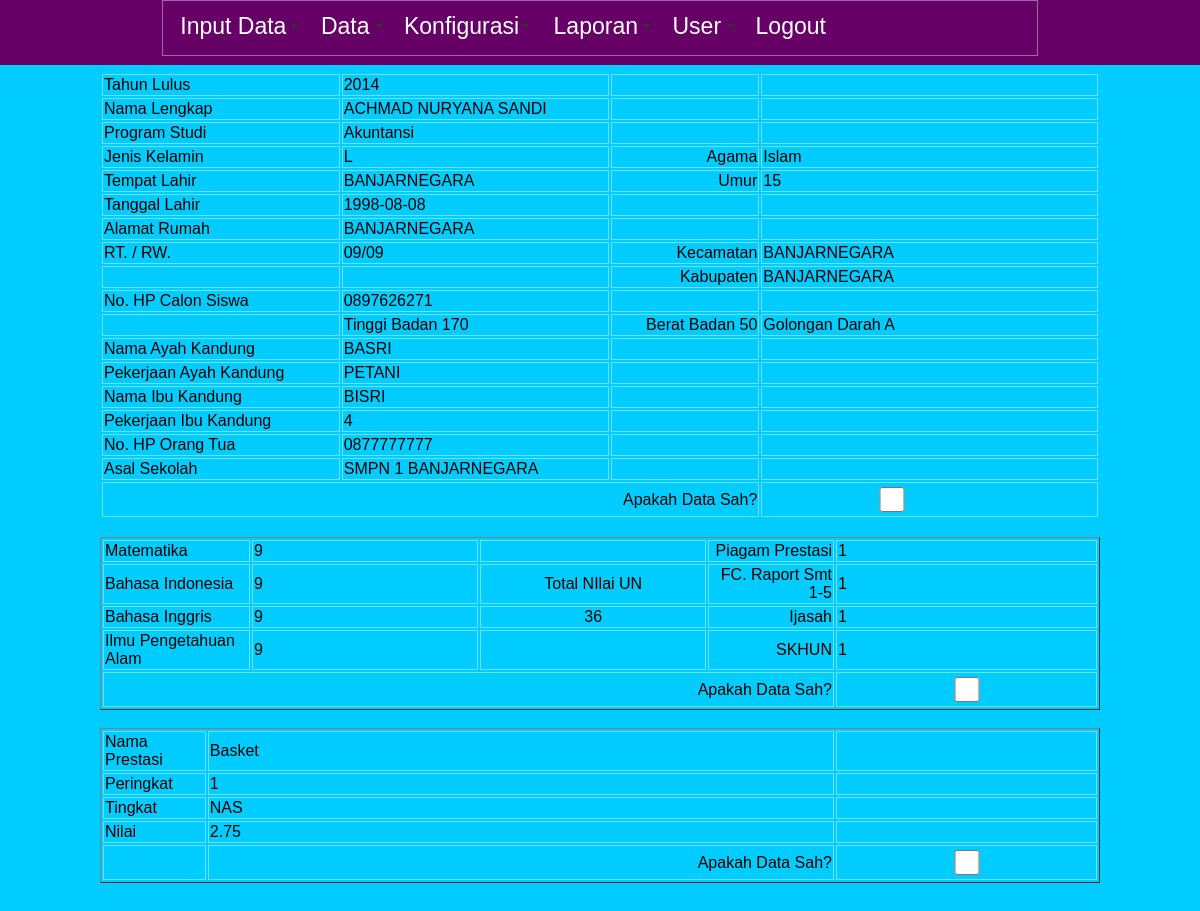
Page /panel/pengesahan_data.php?id_ppdb=17 (signed in) on the committed database.
### tables this page shows
CREATE TABLE IF NOT EXISTS `ppdb_biodata` (
  `id_ppdb` bigint(20) NOT NULL AUTO_INCREMENT,
  `nomor_pendaftaran` varchar(100) NOT NULL,
  `nama_lengkap` varchar(255) NOT NULL,
  `jenis_kelamin` varchar(2) NOT NULL,
  `id_agama` int(2) NOT NULL,
  `tempat_lahir` varchar(255) NOT NULL,
  `tanggal_lahir` date NOT NULL,
  `umur` int(3) NOT NULL,
  `alamat_rumah` varchar(500) NOT NULL,
  `rt_rw` varchar(10) NOT NULL,
  `kecamatan` varchar(100) NOT NULL,
  `kabupaten` varchar(100) NOT NULL,
  `kode_pos` int(10) NOT NULL,
  `no_hp_calon_siswa` varchar(20) NOT NULL,
  `tinggi_badan` int(4) NOT NULL,
  `berat_badan` int(4) NOT NULL,
  `golongan_darah` varchar(3) NOT NULL,
  `nama_ayah_kandung` varchar(100) NOT NULL,
  `id_pekerjaan_ayah` int(10) NOT NULL,
  `nama_ibu_kandung` varchar(100) NOT NULL,
  `id_pekerjaan_ibu` int(10) NOT NULL,
  `no_hp_orang_tua` varchar(20) NOT NULL,
  `asal_sekolah` varchar(255) NOT NULL,
  `tahun_lulus` year(4) NOT NULL,
  `piagam_prestasi` tinyint(1) NOT NULL DEFAULT '0',
  `fc_raport` tinyint(1) NOT NULL DEFAULT '0',
  `ijasah` tinyint(1) NOT NULL DEFAULT '0',
  `skhun` tinyint(1) NOT NULL DEFAULT '0',
  `id_program_studi` int(10) NOT NULL,
  `tempat_daftar` varchar(100) NOT NULL,
  `tanggal_daftar` date NOT NULL,
  `mengetahui` varchar(255) NOT NULL,
  `jalur` varchar(25) NOT NULL,
  `status_hapus` int(2) NOT NULL DEFAULT '0',
  `status_sah` int(2) NOT NULL DEFAULT '0',
  `status_terima` int(2) NOT NULL DEFAULT '0',
  `foto` varchar(200) NOT NULL DEFAULT 'default.jpg',
  `id_petugas` int(10) NOT NULL,
  PRIMARY KEY (`id_ppdb`)
);

CREATE TABLE IF NOT EXISTS `ext_program_studi` (
  `id_program_studi` int(10) NOT NULL AUTO_INCREMENT,
  `no_studi` int(3) NOT NULL,
  `nama_studi` varchar(100) NOT NULL,
  `alias_studi` varchar(10) NOT NULL,
  `jumlah_kelas` int(3) NOT NULL,
  `jumlah_siswa` int(100) NOT NULL,
  `status` int(2) NOT NULL DEFAULT '1',
  PRIMARY KEY (`id_program_studi`)
);

CREATE TABLE IF NOT EXISTS `ext_agama` (
  `id_agama` int(10) NOT NULL AUTO_INCREMENT,
  `nama` varchar(50) NOT NULL,
  `status` int(2) NOT NULL DEFAULT '1',
  PRIMARY KEY (`id_agama`)
);

CREATE TABLE IF NOT EXISTS `ext_pekerjaan_ortu` (
  `id_pekerjaan_ortu` int(10) NOT NULL AUTO_INCREMENT,
  `tipe_pekerjaan` int(2) NOT NULL DEFAULT '1',
  `nama_pekerjaan` varchar(50) NOT NULL,
  `status` int(2) NOT NULL DEFAULT '1',
  PRIMARY KEY (`id_pekerjaan_ortu`)
);

CREATE TABLE IF NOT EXISTS `ppdb_nilai` (
  `id_ppdb_nilai` int(10) NOT NULL AUTO_INCREMENT,
  `id_ppdb` int(10) NOT NULL,
  `mapel_matematika` double NOT NULL,
  `mapel_bindonesia` double NOT NULL,
  `mapel_binggris` double NOT NULL,
  `mapel_ilmupengetahuanalam` double NOT NULL,
  `total_nilai` double NOT NULL,
  `sah` int(2) NOT NULL DEFAULT '0',
  `status` tinyint(1) NOT NULL DEFAULT '0',
  PRIMARY KEY (`id_ppdb_nilai`)
);

CREATE TABLE IF NOT EXISTS `ppdb_prestasi` (
  `id_prestasi` int(10) NOT NULL AUTO_INCREMENT,
  `id_ppdb` int(10) NOT NULL,
  `nama_prestasi` varchar(200) NOT NULL,
  `peringkat_juara` int(5) NOT NULL,
  `tingkat_prestasi` varchar(200) NOT NULL,
  `nilai_prestasi` double NOT NULL,
  `sah` tinyint(1) NOT NULL DEFAULT '0',
  PRIMARY KEY (`id_prestasi`)
);

### panel/pengesahan_data.php (the view, shortened to what this page needs)
<?php require_once('../Connections/connect.php'); ?>
<?php include('auth.php'); ?>
<?php
if (!function_exists("GetSQLValueString")) {
function GetSQLValueString($theValue, $theType, $theDefinedValue = "", $theNotDefinedValue = "")
{
  $theValue = function_exists("mysql_real_escape_string") ? mysql_real_escape_string($theValue) : mysql_escape_string($theValue);
  switch ($theType) {
    case "long":
    case "int":
      $theValue = ($theValue != "") ? intval($theValue) : "NULL";
      break;
  }
  return $theValue;
}
}
$ambil_idppdb_ppdb_all = "-1";
if (isset($_GET['id_ppdb'])) {
  $ambil_idppdb_ppdb_all = $_GET['id_ppdb'];
}
$query_ppdb_all = sprintf("SELECT * FROM ppdb_biodata, ext_agama, ext_pekerjaan_ortu, ext_program_studi WHERE  ext_agama.id_agama = ppdb_biodata.id_agama AND  ext_pekerjaan_ortu.id_pekerjaan_ortu = ppdb_biodata.id_pekerjaan_ayah AND  ext_program_studi.id_program_studi = ppdb_biodata.id_program_studi AND ppdb_biodata.id_ppdb = %s", GetSQLValueString($ambil_idppdb_ppdb_all, "int"));
$ppdb_all = mysql_query($query_ppdb_all, $connect) or die(mysql_error());
$row_ppdb_all = mysql_fetch_assoc($ppdb_all);
$ambil_idppdb_ppdb_nilai = "-1";
if (isset($_GET['id_ppdb'])) {
  $ambil_idppdb_ppdb_nilai = $_GET['id_ppdb'];
}
$query_ppdb_nilai = sprintf("SELECT * FROM `ppdb_nilai` WHERE `id_ppdb` = %s", GetSQLValueString($ambil_idppdb_ppdb_nilai, "int"));
$ppdb_nilai = mysql_query($query_ppdb_nilai, $connect) or die(mysql_error());
$row_ppdb_nilai = mysql_fetch_assoc($ppdb_nilai);
$ambil_idppdb_ppdb_prestasi = "-1";
if (isset($_GET['id_ppdb'])) {
  $ambil_idppdb_ppdb_prestasi = $_GET['id_ppdb'];
}
$query_ppdb_prestasi = sprintf("SELECT * FROM `ppdb_prestasi` WHERE `id_ppdb` = %s", GetSQLValueString($ambil_idppdb_ppdb_prestasi, "int"));
$ppdb_prestasi = mysql_query($query_ppdb_prestasi, $connect) or die(mysql_error());
$row_ppdb_prestasi = mysql_fetch_assoc($ppdb_prestasi);
?>
<!DOCTYPE html PUBLIC "-//W3C//DTD XHTML 1.0 Transitional//EN" "http://www.w3.org/TR/xhtml1/DTD/xhtml1-transitional.dtd">
<html xmlns="http://www.w3.org/1999/xhtml">
<head>
<link href="../css/style.css" rel="stylesheet" type="text/css" />
</head>
<body>
<div id="nav">
    <table width="73%" border="0" cellspacing="0" cellpadding="0" align="center">
  <tr>
    <td><?php include('../inc/header.php') ?></td>
  </tr>
</table>
</div>
<br />
<br />
<br />
<br />
<table width="1000" border="0" align="center">
  <tr>
    <td>Tahun Lulus</td>
    <td><?php echo $row_ppdb_all['tahun_lulus']; ?></td>
    <td align="right">&nbsp;</td>
    <td>&nbsp;</td>
  </tr>
  <tr>
    <td>Nama Lengkap</td>
    <td><?php echo $row_ppdb_all['nama_lengkap']; ?></td>
    <td align="right">&nbsp;</td>
    <td>&nbsp;</td>
  </tr>
  <tr>
    <td>Program Studi</td>
    <td><?php echo $row_ppdb_all['nama_studi']; ?></td>
    <td align="right">&nbsp;</td>
    <td>&nbsp;</td>
  </tr>
  <tr>
    <td>Jenis Kelamin</td>
    <td><?php echo $row_ppdb_all['jenis_kelamin']; ?></td>
    <td align="right">Agama</td>
    <td><?php echo $row_ppdb_all['nama']; ?></td>
  </tr>
  <tr>
    <td>Tempat Lahir</td>
    <td><?php echo $row_ppdb_all['tempat_lahir']; ?></td>
    <td align="right">Umur</td>
    <td><?php echo $row_ppdb_all['umur']; ?></td>
  </tr>
  <tr>
    <td>Tanggal Lahir</td>
    <td><?php echo $row_ppdb_all['tanggal_lahir']; ?></td>
    <td align="right">&nbsp;</td>
    <td>&nbsp;</td>
  </tr>
  <tr>
    <td>Alamat Rumah</td>
    <td><?php echo $row_ppdb_all['alamat_rumah']; ?></td>
    <td align="right">&nbsp;</td>
    <td>&nbsp;</td>
  </tr>
  <tr>
    <td>RT. / RW.</td>
    <td><?php echo $row_ppdb_all['rt_rw']; ?></td>
    <td align="right">Kecamatan</td>
    <td><?php echo $row_ppdb_all['kecamatan']; ?></td>
  </tr>
  <tr>
    <td>&nbsp;</td>
    <td>&nbsp;</td>
    <td align="right">Kabupaten</td>
    <td><?php echo $row_ppdb_all['kabupaten']; ?></td>
  </tr>
  <tr>
    <td>No. HP Calon Siswa</td>
    <td><?php echo $row_ppdb_all['no_hp_calon_siswa']; ?></td>
    <td align="right">&nbsp;</td>
    <td>&nbsp;</td>
  </tr>
  <tr>
    <td>&nbsp;</td>
    <td>Tinggi Badan <?php echo $row_ppdb_all['tinggi_badan']; ?></td>
    <td align="right">Berat Badan <?php echo $row_ppdb_all['berat_badan']; ?></td>
    <td>Golongan Darah <?php echo $row_ppdb_all['golongan_darah']; ?></td>
  </tr>
  <tr>
    <td>Nama Ayah Kandung</td>
    <td><?php echo $row_ppdb_all['nama_ayah_kandung']; ?></td>
    <td align="right">&nbsp;</td>
    <td>&nbsp;</td>
  </tr>
  <tr>
    <td>Pekerjaan Ayah Kandung</td>
    <td><?php echo $row_ppdb_all['nama_pekerjaan']; ?></td>
    <td align="right">&nbsp;</td>
    <td>&nbsp;</td>
  </tr>
  <tr>
    <td>Nama Ibu Kandung</td>
    <td><?php echo $row_ppdb_all['nama_ibu_kandung']; ?></td>
    <td align="right">&nbsp;</td>
    <td>&nbsp;</td>
  </tr>
  <tr>
    <td>Pekerjaan Ibu Kandung</td>
    <td><?php echo $row_ppdb_all['id_pekerjaan_ibu']; ?></td>
    <td align="right">&nbsp;</td>
    <td>&nbsp;</td>
  </tr>
  <tr>
    <td>No. HP Orang Tua</td>
    <td><?php echo $row_ppdb_all['no_hp_orang_tua']; ?></td>
    <td align="right">&nbsp;</td>
    <td>&nbsp;</td>
  </tr>
  <tr>
    <td>Asal Sekolah</td>
    <td><?php echo $row_ppdb_all['asal_sekolah']; ?></td>
    <td align="right">&nbsp;</td>
    <td>&nbsp;</td>
  </tr>
  <tr>
    <td colspan="3" align="right">Apakah Data Sah?</td>
    <td><input name="sah_biodata" type="checkbox" id="sah_biodata" value="1" />
    <label for="sah_biodata"></label></td>
  </tr>
</table>
<br/>
<table width="1000" border="1" align="center">
  <tr>
    <td width="150">Matematika</td>
    <td width="253"><?php echo $row_ppdb_nilai['mapel_matematika']; ?></td>
    <td width="249" align="center">&nbsp;</td>
    <td width="131" align="right">Piagam Prestasi</td>
    <td width="183"><?php echo $row_ppdb_all['piagam_prestasi']; ?></td>
  </tr>
  <tr>
    <td>Bahasa Indonesia</td>
    <td><?php echo $row_ppdb_nilai['mapel_bindonesia']; ?></td>
    <td align="center">Total NIlai UN</td>
    <td align="right">FC. Raport Smt 1-5</td>
    <td><?php echo $row_ppdb_all['fc_raport']; ?></td>
  </tr>
  <tr>
    <td>Bahasa Inggris</td>
    <td><?php echo $row_ppdb_nilai['mapel_binggris']; ?></td>
    <td align="center"><?php echo $row_ppdb_nilai['total_nilai']; ?></td>
    <td align="right">Ijasah</td>
    <td><?php echo $row_ppdb_all['ijasah']; ?></td>
  </tr>
  <tr>
    <td>Ilmu Pengetahuan Alam</td>
    <td><?php echo $row_ppdb_nilai['mapel_ilmupengetahuanalam']; ?></td>
    <td align="center">&nbsp;</td>
    <td align="right">SKHUN</td>
    <td><?php echo $row_ppdb_all['skhun']; ?></td>
  </tr>
  <tr>
    <td colspan="4" align="right">Apakah Data Sah?</td>
    <td><input name="sah_nilai" type="checkbox" id="sah_nilai" value="1" />
    <label for="sah_nilai"></label></td>
  </tr>
</table>
<br/>
<table width="1000" border="1" align="center">
  <tr>
    <td width="107">Nama Prestasi</td>
    <td width="771"><?php echo $row_ppdb_prestasi['nama_prestasi']; ?></td>
    <td width="100" align="left">&nbsp;</td>
  </tr>
  <tr>
    <td>Peringkat </td>
    <td><?php echo $row_ppdb_prestasi['peringkat_juara']; ?></td>
    <td align="left">&nbsp;</td>
  </tr>
  <tr>
    <td>Tingkat</td>
    <td><?php echo $row_ppdb_prestasi['tingkat_prestasi']; ?></td>
    <td align="left">&nbsp;</td>
  </tr>
  <tr>
    <td>Nilai</td>
    <td><?php echo $row_ppdb_prestasi['nilai_prestasi']; ?></td>
    <td align="left">&nbsp;</td>
  </tr>
  <tr>
    <td>&nbsp;</td>
    <td align="right">Apakah Data Sah?</td>
    <td align="left"><input name="sah_prestasi" type="checkbox" id="sah_prestasi" value="1" />
    <label for="sah_prestasi"></label></td>
  </tr>
</table>
<p>&nbsp;</p>
</body>
</html>

### css/style.css (style rules this page uses)
body { font-family: Verdana, Geneva, sans-serif; margin:0; background: #0CF; }
#nav { width: 100%; position: fixed; top: 0px; height: 65px; font-size: 23px; margin-top: 0px; left:0; z-index:1; background-color:#606; display:block; }
table input, select { width:250px; border:none; height:25px; }
tr, td { border:solid 1px rgba(255,255,255,0.4); }

### rows in the picture
ppdb_biodata: tahun_lulus "2014", nama_lengkap "ACHMAD NURYANA SANDI", id_program_studi.nama_studi "Akuntansi", jenis_kelamin "L", id_agama.nama "Islam", tempat_lahir "BANJARNEGARA", umur "15", tanggal_lahir "1998-08-08", alamat_rumah "BANJARNEGARA", rt_rw "09/09", kecamatan "BANJARNEGARA", kabupaten "BANJARNEGARA", no_hp_calon_siswa "0897626271", tinggi_badan "170", berat_badan "50", golongan_darah "A", nama_ayah_kandung "BASRI", ext_pekerjaan_ortu.nama_pekerjaan "PETANI", nama_ibu_kandung "BISRI", id_pekerjaan_ibu "4", no_hp_orang_tua "0877777777", asal_sekolah "SMPN 1 BANJARNEGARA", piagam_prestasi "1", fc_raport "1", ijasah "1", skhun "1"
ppdb_nilai: mapel_matematika "9", mapel_bindonesia "9", mapel_binggris "9", total_nilai "36", mapel_ilmupengetahuanalam "9"
ppdb_prestasi: nama_prestasi "Basket", peringkat_juara "1", tingkat_prestasi "NAS", nilai_prestasi "2.75"
